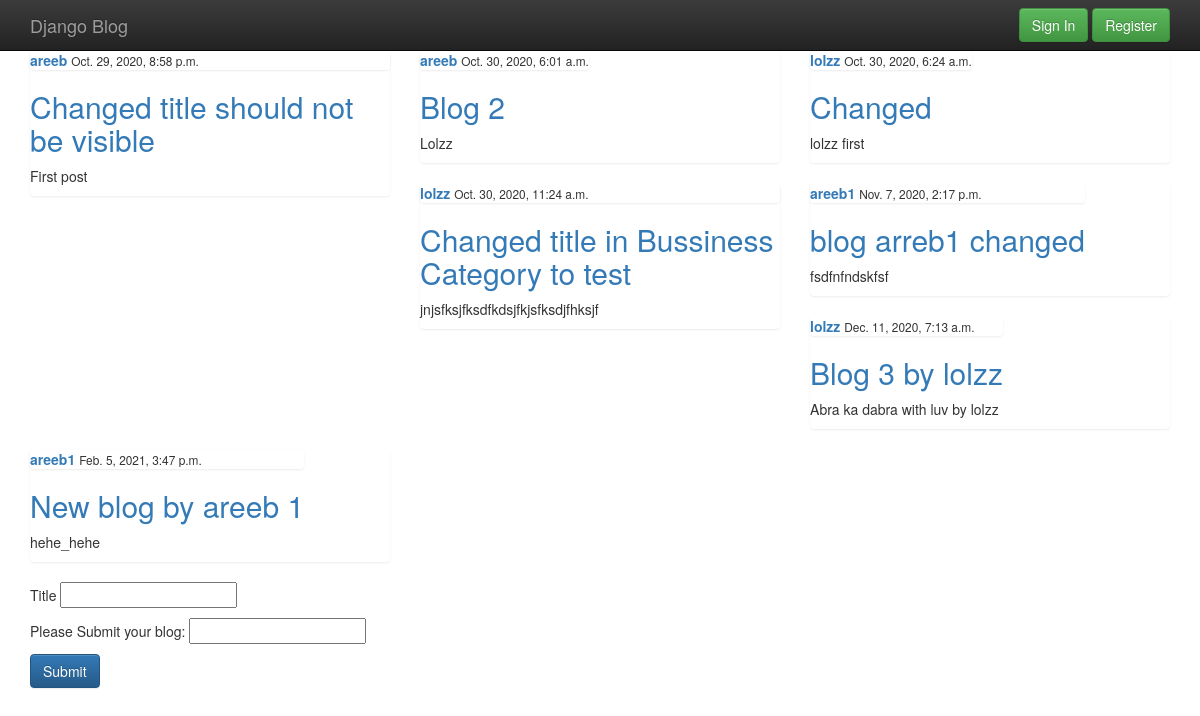
The app's page /business/ with its own data.
### blog/models.py (models this page shows, shortened)
class Post(models.Model):
	title  = models.CharField( max_length = 100)
	content = models.TextField()
	date_posted = models.DateTimeField( default= timezone.now)
	author = models.ForeignKey( User  , on_delete = models.CASCADE)

### blog/views.py (the view)
# urls.py: path('business/' , views.business , name = 'business'),
def business(request):
	context  ={
		'posts' : Post.objects.all()
	}
	return render( request , 'blog/business.html' , context)

### blog/templates/blog/business.html (shortened to what this page needs)
{% extends 'blog/base.html'%}
{% load static %}
{% block content %}
<section class="container">
	<div class="row">
	{% for p in posts %}
	<div class="col-md-4">
	<div class = 'list-group' >
		<article>
			<div class="media-body">
				{%  if user.username|stringformat:"s" ==  p.author|stringformat:"s"  %}
				<div class="list-group">
					<a href=""> <strong>{{ p.author }}</strong></a>
					<small> {{ p.date_posted }} </small>
				</div>
				<h2><a  href="" > {{ p.title }} </a></h2>
				<p> {{ p.content }} </p>
				<h2><a  class = "btn btn-success " href = "{% url 'updatebussiness' p.id %}" role = 'button' > Update </a></h2>
				<h2><a  class = "btn btn-danger " href = "{% url 'deletebussiness' p.id %}" role = 'button' > Delete </a></h2>
				{% else %}
				<div class="list-group">
				<a href=""> <strong>{{ p.author }}</strong></a>
				<small> {{ p.date_posted }} </small>
				</div>
				<h2><a href=""> {{ p.title }} </a></h2>
				<p> {{ p.content }} </p>
				{% endif %}
			</div>
		</article>
	</div>
	</div>
	{% endfor %}
	</div>
</section>
<section class="container" >
	<form action = "business_post_add/" method="post">
		<p>
			Title
			<input type = "text" name = "business_post_title" > </input>
		</p>
		<p>
			Please Submit your blog:
			<input type="text" name="business_post_content"> </input>
		</p>
		<button class = "btn btn-primary " type="submit"> Submit </button>
	</form>
</section>
{% endblock %}

### blog/static/blog/css/main.css (style rules this page uses)
h2,h3,h4,h5,h6 { color: #b30000; }

### blog/templates/blog/base.html (style rules this page uses)
body { padding-top: 50px; padding-bottom: 20px; }

### records on screen
Post: author "areeb", date_posted "Oct. 29, 2020, 8:58 p.m.", title "Changed title should not be visible", content "First post"
Post: author "areeb", date_posted "Oct. 30, 2020, 6:01 a.m.", title "Blog 2", content "Lolzz"
Post: author "lolzz", date_posted "Oct. 30, 2020, 6:24 a.m.", title "Changed", content "lolzz first"
Post: author "lolzz", date_posted "Oct. 30, 2020, 11:24 a.m.", title "Changed title in Bussiness Category to test", content "jnjsfksjfksdfkdsjfkjsfksdjfhksjf"
Post: author "areeb1", date_posted "Nov. 7, 2020, 2:17 p.m.", title "blog arreb1 changed", content "fsdfnfndskfsf"
Post: author "lolzz", date_posted "Dec. 11, 2020, 7:13 a.m.", title "Blog 3 by lolzz", content "Abra ka dabra with luv by lolzz"
Post: author "areeb1", date_posted "Feb. 5, 2021, 3:47 p.m.", title "New blog by areeb 1", content "hehe_hehe"
